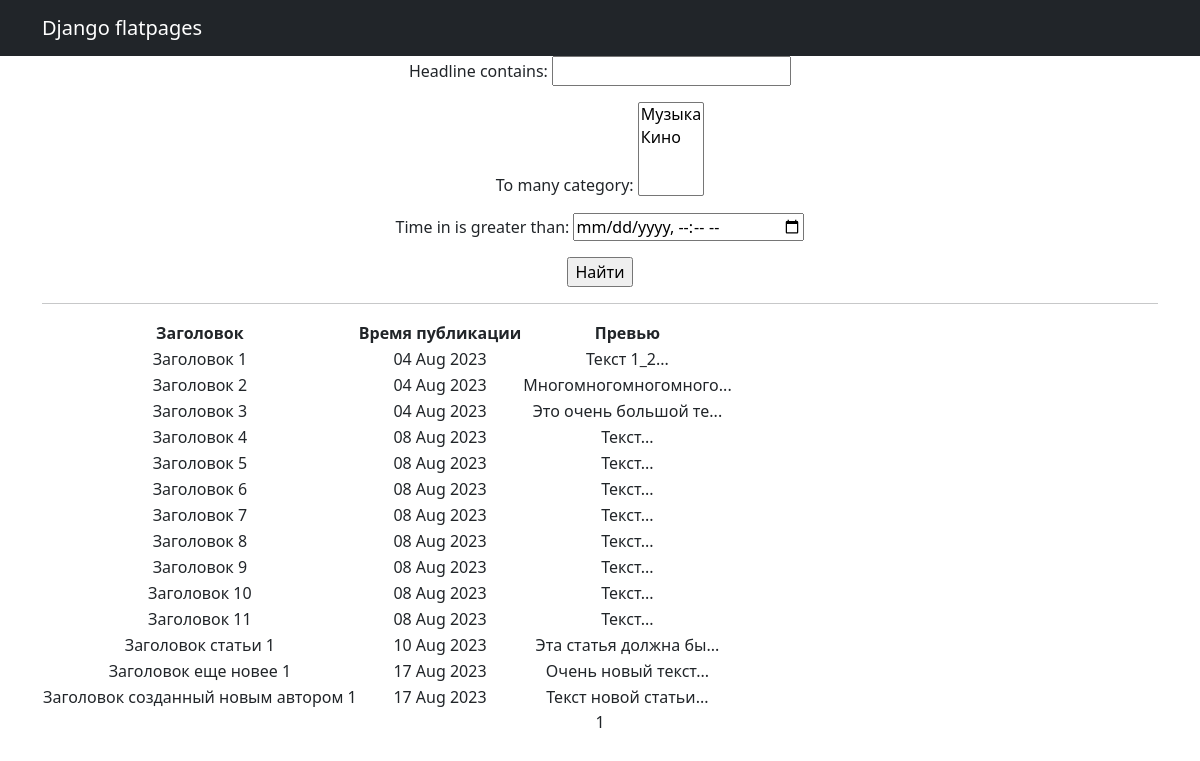
/posts/search/ (signed in), run on the app's committed database.
### NewsPortal/models.py (models this page shows, shortened)
class Post(models.Model):
	article = 'AR'
	news = 'NW'
	TYPE = [
		(article, 'Статья'),
		(news, 'Новость')
	]
	type_post = models.CharField(max_length=2, choices=TYPE, default='NW')
	time_in = models.DateTimeField(auto_now_add=True)
	headline = models.CharField(max_length=128,)
	text = models.TextField()
	rating = models.IntegerField(default=0)
	to_author = models.ForeignKey(Author, on_delete=models.CASCADE)
	to_many_category = models.ManyToManyField(Category, through='PostCategory', related_name='n')
	def preview(self):
		return self.text[:20] + '...'

### NewsPortal/views.py (the view)
# urls.py: path('search/', SearchResults.as_view(), name='search'),
class SearchResults(LoginRequiredMixin, ListView):
    raise_exception = True
    model = Post
    template_name = 'search.html'
    context_object_name = 'search'
    paginate_by = 50
    def get_queryset(self):
        queryset = super().get_queryset()
        self.filterset = PostFilter(self.request.GET, queryset)
        return self.filterset.qs
    def get_context_data(self, **kwargs):
        context = super().get_context_data(**kwargs)
        context['filterset'] = self.filterset
        return context

### NewsPortal/models.py (called while the page is built)
	def __str__(self):
		return self.category.title()

### templates/search.html (shortened to what this page needs)
<!DOCTYPE html>
{% extends 'flatpages/default.html' %}
{% load custom_tags %}
{% block content %}
    <form action="" method="get">
        {{ filterset.form.as_p }}
        <input type="submit" value="Найти" />
    </form>
    <hr>
    {% if search %}
        <table>
            <tr>
                <th>Заголовок</th>
                <th>Время публикации</th>
                <th>Превью</th>
            </tr>
            {% for n in search %}
            <tr>
                <td>{{ n.headline }}</td>
                <td>{{ n.time_in|date:'d M Y'  }}</td>
                <td>{{ n.preview }}</td>
            </tr>
            {% endfor %}
        </table>
    {% else %}
        <h2>Новостей нет! Вообще нет!</h2>
    {% endif %}
    {{ page_obj.number }}
{% endblock content%}

### data on the page
Post: headline "Заголовок 1", time_in "04 Aug 2023", preview "Текст 1_2..."
Post: headline "Заголовок 2", time_in "04 Aug 2023", preview "Многомногомногомного..."
Post: headline "Заголовок 3", time_in "04 Aug 2023", preview "Это очень большой те..."
Post: headline "Заголовок 4", time_in "08 Aug 2023", preview "Текст..."
Post: headline "Заголовок 5", time_in "08 Aug 2023", preview "Текст..."
Post: headline "Заголовок 6", time_in "08 Aug 2023", preview "Текст..."
Post: headline "Заголовок 7", time_in "08 Aug 2023", preview "Текст..."
Post: headline "Заголовок 8", time_in "08 Aug 2023", preview "Текст..."
Post: headline "Заголовок 9", time_in "08 Aug 2023", preview "Текст..."
Post: headline "Заголовок 10", time_in "08 Aug 2023", preview "Текст..."
Post: headline "Заголовок 11", time_in "08 Aug 2023", preview "Текст..."
Post: headline "Заголовок статьи 1", time_in "10 Aug 2023", preview "Эта статья должна бы..."
Post: headline "Заголовок еще новее 1", time_in "17 Aug 2023", preview "Очень новый текст..."
Post: headline "Заголовок созданный новым автором 1", time_in "17 Aug 2023", preview "Текст новой статьи..."

### other printed values
{{ page_obj.number }} "1"
